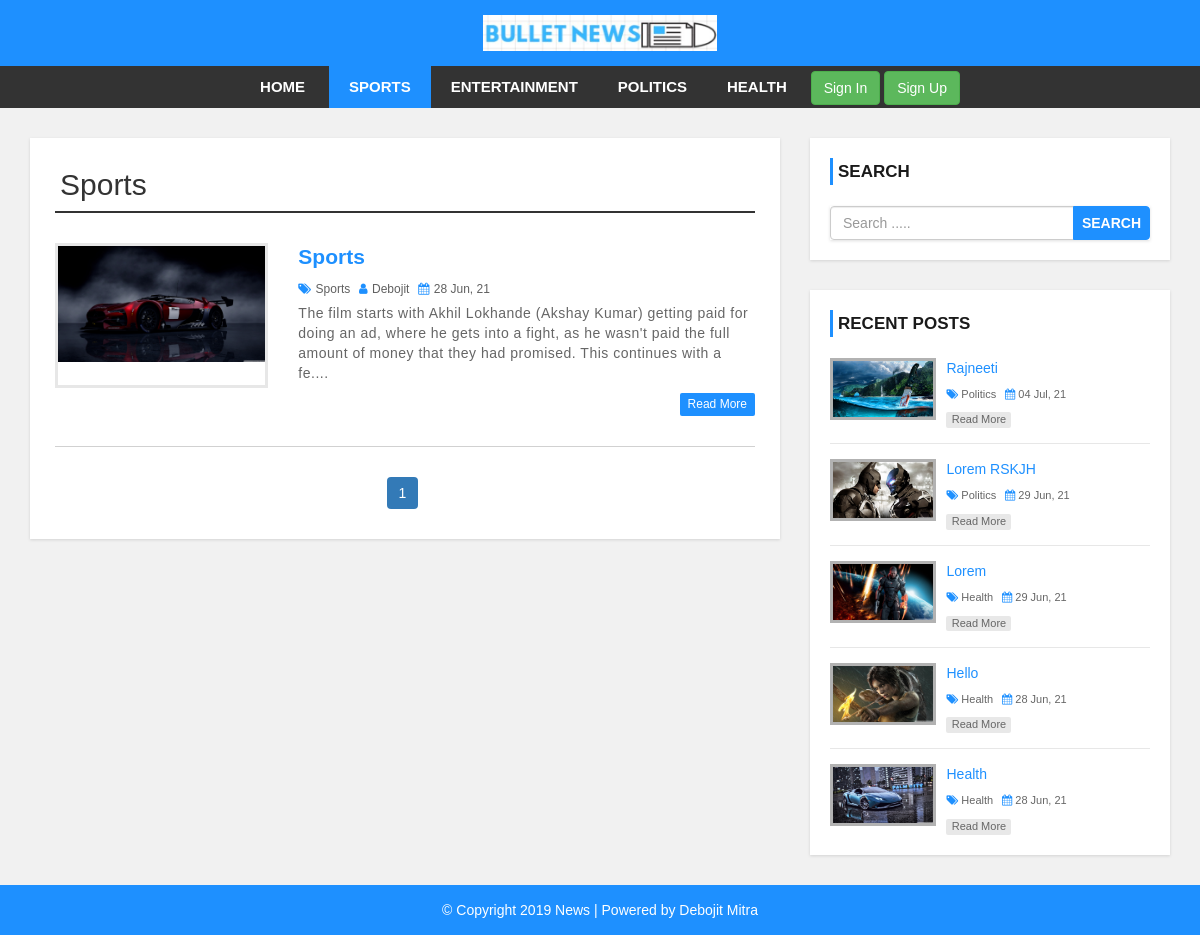
The app's page /category.php?catid=1 with its own data.
### tables this page shows
CREATE TABLE `settings` (
  `websitename` varchar(60) NOT NULL,
  `logo` varchar(50) NOT NULL,
  `footerdesc` varchar(255) NOT NULL
);

CREATE TABLE `category` (
  `category_id` int(11) NOT NULL,
  `category_name` varchar(100) NOT NULL,
  `post` int(11) NOT NULL DEFAULT 0
);

CREATE TABLE `post` (
  `post_id` int(11) NOT NULL,
  `title` varchar(100) NOT NULL,
  `description` text NOT NULL,
  `category` varchar(100) NOT NULL,
  `post_date` varchar(50) NOT NULL,
  `author` int(11) NOT NULL,
  `post_img` varchar(100) NOT NULL
);

CREATE TABLE `user` (
  `user_id` int(10) UNSIGNED NOT NULL,
  `first_name` varchar(30) NOT NULL,
  `last_name` varchar(30) NOT NULL,
  `username` varchar(30) DEFAULT NULL,
  `password` varchar(40) DEFAULT NULL,
  `role` int(11) NOT NULL
);

### category.php (the view, shortened to what this page needs)
<?php include 'header.php'; ?>
    <div id="main-content">
      <div class="container">
        <div class="row">
            <div class="col-md-8">
                <div class="post-container">
                <?php
                $sql2="SELECT category_name FROM `category` WHERE category_id='$cat_id'";
                $result2=mysqli_query($conn,$sql2);
                $row2=mysqli_fetch_assoc($result2);
                ?>
                <h2 class="page-heading"><?php echo $row2['category_name']; ?></h2>
            <?php
                include "config.php";
                if (isset($_GET['page'])) {
                $page=$_GET['page'];
                }else {
                    $page=1;
                }
                $limit=4;
                $offset=($page-1)*$limit;
                $cat_id=$_GET['catid'];
                $sql="SELECT * FROM `post` LEFT JOIN `category` ON post.category=category.category_id LEFT JOIN `user` ON post.author=user.user_id WHERE post.category='$cat_id' LIMIT {$offset},{$limit}";
                $result=mysqli_query($conn,$sql) or die("Query Failed");
                if(mysqli_num_rows($result)){
                    while($row=mysqli_fetch_assoc($result)){
            ?>
    <div class="post-content">
        <div class="row">
            <div class="col-md-4">
                <a class="post-img" href="single.php?id=<?php echo $row['post_id']; ?>"><img src="admin/upload/<?php echo $row['post_img']; ?>" alt=""/></a>
            </div>
            <div class="col-md-8">
                <div class="inner-content clearfix">
                    <h3><a href='single.php?id=<?php echo $row['post_id']; ?>'><?php echo $row['title']; ?></a></h3>
                    <div class="post-information">
                        <span>
                            <i class="fa fa-tags" aria-hidden="true"></i>
                            <a href='category.php?catid=<?php echo $row['category_id']; ?>'><?php echo $row['category_name']; ?></a>
                        </span>
                        <span>
                            <i class="fa fa-user" aria-hidden="true"></i>
                            <a href='author.php?aid=<?php echo $row['user_id']; ?>'><?php echo $row['username']; ?></a>
                        </span>
                        <span>
                            <i class="fa fa-calendar" aria-hidden="true"></i>
                            <?php echo $row['post_date']; ?>
                        </span>
                    </div>
                    <p class="description">
                    <?php echo substr($row['description'],0,200).'....'; ?>
                    </p>
                    <a class='read-more pull-right' href='single.php?id=<?php echo $row['post_id']; ?>'>read more</a>
                </div>
            </div>
        </div>
    </div>
    <?php
        }
    }else {
        echo "<h2>No Record Found</h2>";
    }
    ?>
     <?php
$sql1="SELECT * FROM `post`WHERE category='$cat_id'";
$result1=mysqli_query($conn,$sql1);
echo "<ul class='pagination admin-pagination'>";
if(mysqli_num_rows($result1)>0){
   $totalRecords=mysqli_num_rows($result1);
   $limit=4;
   $totalPage=ceil($totalRecords/$limit);
for($i=1; $i<=$totalPage; $i++){
    if ($i==$page) {
       $active="active";
    }else {
        $active="";
    }
    echo "<li class='".$active."'><a href='index.php?catid='.$cat_id.'&page=".$i."'>".$i."</a></li>";
}
    echo " </ul>";
}
?>
</div>
            </div>
            <?php include 'sidebar.php'; ?>
        </div>
      </div>
    </div>
<?php include 'footer.php'; ?>

### header.php (shortened to what this page needs)
<!DOCTYPE html>
<html lang="en">
<head>
    <link rel="stylesheet" href="css/bootstrap.min.css" />
    <link rel="stylesheet" href="css/font-awesome.css">
    <link rel="stylesheet" href="css/style.css">
</head>
<body>
<div id="header">
    <div class="container">
        <div class="row">
                    <?php
                        include 'config.php';
                        $sql="SELECT * FROM `settings`";
                        $result=mysqli_query($conn,$sql);
                        $row=mysqli_fetch_assoc($result);
                        $logo=$row['logo'];
                    ?>
            <div class=" col-md-offset-4 col-md-4">
                <a href="index.php" id="logo"><img src="admin/images/<?php echo $logo; ?>"></a>
            </div>
        </div>
    </div>
</div>
<div id="menu-bar">
    <div class="container">
        <div class="row">
            <div class="col-md-12">
              <?php
              include 'config.php';
              if (isset($_GET['catid'])) {
                $cat_id=$_GET['catid'];
              }else {
                $active="";
              }
              $sql="SELECT * FROM `category` WHERE `post`>0";
              $result=mysqli_query($conn,$sql) or die("Query Failed: Category");
              if(mysqli_num_rows($result)>0){
              ?>
                <ul class='menu'>
                <li><a class="" href="index.php">Home</a></li>
                  <?php while($row=mysqli_fetch_assoc($result)){
                       if (isset($_GET['catid'])) {
                            if ($row['category_id']==$cat_id) {
                                $active="active";
                            }else {
                                $active="";
                        }
                    }
                      echo '<li><a class="'.$active.'" href="category.php?catid='.$row['category_id'].'">'.$row['category_name'].'</a></li>';
                  }
                  ?>
                  <?php session_start();
                  if (!isset($_SESSION['loggedin']) || $_SESSION['loggedin']!=true) {
                      echo '<a href="signinForm.php" class="btn btn-success">Sign In</a>
                            <a href="signupForm.php" class="btn btn-success">Sign Up</a>';
                  }else {
                      echo '<p class="text-light" style="color:red;">Welcome : '.$_SESSION['username'].'</p>
                            <a href="signoutForm.php" class="btn btn-success">Sign Out</a>';
                  }
                  ?>
                </ul>
                <?php } ?>
            </div>
        </div>
    </div>
</div>

### sidebar.php
<div id="sidebar" class="col-md-4">
    <div class="search-box-container">
        <h4>Search</h4>
        <form class="search-post" action="search.php" method ="GET">
            <div class="input-group">
                <input type="text" name="search" class="form-control" placeholder="Search ....." REQUIRED>
                <span class="input-group-btn">
                    <button type="submit" class="btn btn-danger">Search</button>
                </span>
            </div>
        </form>
    </div>
      <div class="recent-post-container">
        <h4>Recent Posts</h4>
            <?php
            include 'config.php';
            $sql="SELECT * FROM `post` INNER JOIN `user` ON post.author=user.user_id INNER JOIN `category` ON post.category=category.category_id ORDER BY `post_id` DESC LIMIT 5";
            $result=mysqli_query($conn,$sql) or die("Query Failed");
            if(mysqli_num_rows($result)>0){
                while($row=mysqli_fetch_assoc($result)){
            ?>
        <div class="recent-post">
            <a class="post-img" href="single.php?id=<?php echo $row['post_id']; ?>">
                <img src="admin/upload/<?php echo $row['post_img']; ?>" alt=""/>
            </a>
            <div class="post-content">
                <h5><a href="single.php?id=<?php echo $row['post_id']; ?>"><?php echo $row['title']; ?></a></h5>
                <span>
                    <i class="fa fa-tags" aria-hidden="true"></i>
                    <a href='category.php?catid=<?php echo $row['category_id']; ?>'><?php echo $row['category_name']; ?></a>
                </span>
                <span>
                    <i class="fa fa-calendar" aria-hidden="true"></i>
                    <?php echo $row['post_date']; ?>
                </span>
                <a class="read-more" href="single.php?id=<?php echo $row['post_id']; ?>">read more</a>
            </div>
        </div>
        <?php
        }
    }
    ?>
    </div>
</div>

### footer.php
<div id ="footer">
    <div class="container">
        <div class="row">
            <div class="col-md-12">
              <?php
                include "config.php";
                $sql = "SELECT * FROM settings";
                $result = mysqli_query($conn, $sql) or die("Query Failed.");
                if(mysqli_num_rows($result) > 0){
                  while($row = mysqli_fetch_assoc($result)) {
              ?>
                <span><?php echo $row['footerdesc']; ?></span>
              <?php
                }
              }
              ?>
            </div>
        </div>
    </div>
</div>
</body>
</html>

### css/style.css (style rules this page uses)
body { background: #f1f1f1; font-family: sans-serif,arial,Helvetica; }
a, a:hover, a:focus { text-decoration: none; outline: none; }
ul { margin:0; padding:0; list-style:none; }
h2.page-heading { margin: 5px 0 30px; padding: 0 5px 10px; border-bottom: 2px solid #333; }
form { background: #fff; padding: 25px; box-shadow:0 1px 3px rgba(0, 0, 0, 0.13); }
#header { background: #1e90ff; text-align: center; padding: 15px; }
#logo { display: inline-block; width: 65%; }
#logo img { width: 100%; }
#menu-bar { background: #333; text-align: center; }
#menu-bar .menu > li { display: inline-block; }
.menu > li > a { padding: 10px 20px; display: block; text-transform: uppercase; color: #fff; font-size: 15px; font-weight:600; transition:all 0.5s ease 0s; }
#menu-bar .menu > li > a:hover, #menu-bar .menu > li > a.active { color:#fff; background:#1e90ff; }
#main-content { padding: 30px 0; min-height: 750px; }
#main-content .post-container { background-color: #fff; padding: 25px; box-shadow: 0 1px 3px rgba(0, 0, 0, 0.13); }
#main-content .post-content { border-bottom: 1px solid #d1d1d1; padding: 0 0 30px; margin-bottom:30px; }
#main-content .post-content img { width: 100%; }
#main-content .post-content .post-img { border: 3px solid #e7e7e7; display: block; height: 145px; overflow: hidden; transition: border .3s; }
#main-content .post-content h3 { font-size: 21px; line-height: 28px; font-weight: 600; margin: 0 0 7px; }
#main-content .post-content h3 a { color: #1e90ff; transition:all 0.3s; }
#main-content .post-content .post-information span { color: #606060; font-size: 12px; text-transform: capitalize; margin: 0 5px 5px 0; display: inline-block; }
#main-content .post-content .post-information i { color: #1e90ff; margin-right: 1px; }
#main-content .post-content .post-information a { color: #606060; text-decoration: none; }
#main-content .post-content p, #main-content .single-post p { color: #666; font-size: 14px; letter-spacing: 0.5px; margin:0 0 10px; }
#main-content .post-content a.read-more { color: #fff; background-color: #1E90FF; font-size: 12px; text-transform: capitalize; padding: 3px 8px; border-radius: 2px; transition: all 0.3s; }
.pagination { display: block; text-align: center; margin: 0; }
.pagination li { display:inline-block; margin: 0 5px 0 0; }
.pagination li a { border: none; background: #1e90ff; color: #fff; }
i.fa { color:#222; }
#sidebar h4 { color: #1A1A1A; font-size: 17px; line-height: 27px; font-weight:600; text-transform: uppercase; padding: 0 0 0 5px; margin: 0 0 21px; border-left: 3px solid #1e90ff; }
#sidebar .search-box-container { background-color: #fff; padding: 20px; margin: 0 0 30px; box-shadow: 0 1px 3px rgba(0, 0, 0, 0.13); }
#sidebar .search-post { padding: 0; }
#sidebar .search-post input { color: #606060; }
#sidebar .search-post .btn { font-weight: 600; text-transform: uppercase; padding: 6px 8px; background-color: #1E90FF; border-color: #1E90FF; outline: none; }
#sidebar .recent-post-container { padding: 20px; background: #fff; box-shadow: 0 1px 3px rgba(0, 0, 0, 0.13); }
#sidebar .recent-post { border-bottom: 1px solid #e7e7e7; padding: 0 0 15px; margin: 0 0 15px; }
#sidebar .recent-post:last-child { margin: 0; padding: 0; border: none; }
#sidebar .recent-post .post-img { display: inline-block; width: 33%; border: 3px solid rgba(0,0,0,0.3); vertical-align: top; transition: border .3s; }
#sidebar .recent-post .post-img img { width: 100%; }
#sidebar .recent-post .post-content { width: 65%; display: inline-block; border: none; padding: 0 0 0 7px; margin: 0; }
#sidebar .recent-post h5 { font-size: 14px; line-height: 20px; margin: 0 0 5px; }
#sidebar .recent-post h5 a { color: #1E90FF; }
#sidebar .recent-post span { color: #666; font-size: 11px; display: inline-block; margin: 0 5px 10px 0; }
#sidebar .recent-post span a { color: #666; }
#sidebar .recent-post span i { color: #1E90FF; }
#sidebar .recent-post a.read-more { color: #666; background-color: rgba(0,0,0,0.09); width: 65px; font-size: 11px; text-align: center; padding: 0; display: block; transition: all 0.3s; }
#footer { color: #fff; padding:15px 0; text-align:center; background-color:#1e90ff; }

### records on screen
settings: logo (picture), footerdesc "© Copyright 2019 News | Powered by Debojit Mitra"
category: category_name "SPORTS", category_name "Sports"
category: category_name "ENTERTAINMENT"
category: category_name "POLITICS"
category: category_name "HEALTH"
post: post_img (picture), title "Sports", category.category_name "Sports", user.username "Debojit", post_date "28 Jun, 21", description "The film starts with Akhil Lokhande (Akshay Kumar) getting paid for doing an ad, where he gets into a fight, as he wasn't paid the full amount of money that they had promised. This continues with a fe"
post: post_img (picture), title "Rajneeti", category.category_name "Politics", post_date "04 Jul, 21"
post: post_img (picture), title "Lorem RSKJH", category.category_name "Politics", post_date "29 Jun, 21"
post: post_img (picture), title "Lorem", category.category_name "Health", post_date "29 Jun, 21"
post: post_img (picture), title "Hello", category.category_name "Health", post_date "28 Jun, 21"
post: post_img (picture), title "Health", category.category_name "Health", post_date "28 Jun, 21"
